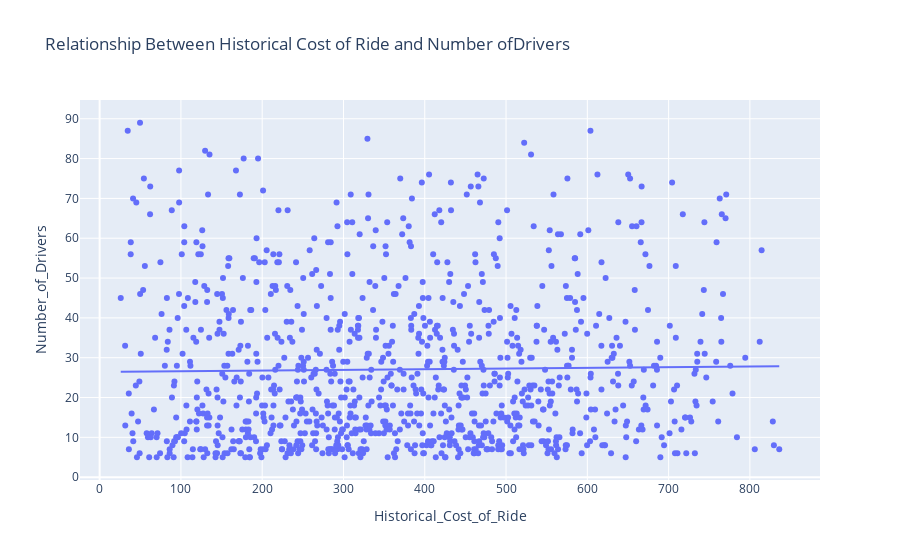

The notebook cell this image was saved under:
### Markdown cell above
Relationship Between Historical Cost of Ride and Number ofDrivers

### Code cell
figure = plx.scatter( data, x="Historical_Cost_of_Ride",
                     y= "Number_of_Drivers",
                     title = "Relationship Between Historical Cost of Ride and Number ofDrivers",
                     trendline = 'ols')
figure.show()

### Figure 1 — Plotly figure (JSON) as saved in the notebook; plotly's stock layout.template omitted (floating-point values rounded to 4 significant figures; data arrays with more than 128 entries replaced by an {"elided": "..."} marker saying what was removed)
{"data": [{"hovertemplate": "Historical_Cost_of_Ride=%{x}<br>Number_of_Drivers=%{y}<extra></extra>", "legendgroup": "", "marker": {"color": "#636efa", "symbol": "circle"}, "mode": "markers", "name": "", "orientation": "v", "showlegend": false, "type": "scatter", "x": {"elided": "1000 float values"}, "xaxis": "x", "y": {"elided": "1000 int values"}, "yaxis": "y"}, {"hovertemplate": "<b>OLS trendline</b><br>Number_of_Drivers = 0.00174034 * Historical_Cost_of_Ride + 26.4277<br>R<sup>2</sup>=0.000292<br><br>Historical_Cost_of_Ride=%{x}<br>Number_of_Drivers=%{y} <b>(trend)</b><extra></extra>", "legendgroup": "", "marker": {"color": "#636efa", "symbol": "circle"}, "mode": "lines", "name": "", "showlegend": false, "type": "scatter", "x": {"elided": "1000 float values"}, "xaxis": "x", "y": {"elided": "1000 float values"}, "yaxis": "y"}], "layout": {"legend": {"tracegroupgap": 0}, "title": {"text": "Relationship Between Historical Cost of Ride and Number ofDrivers"}, "xaxis": {"anchor": "y", "domain": [0, 1], "title": {"text": "Historical_Cost_of_Ride"}}, "yaxis": {"anchor": "x", "domain": [0, 1], "title": {"text": "Number_of_Drivers"}}}}
